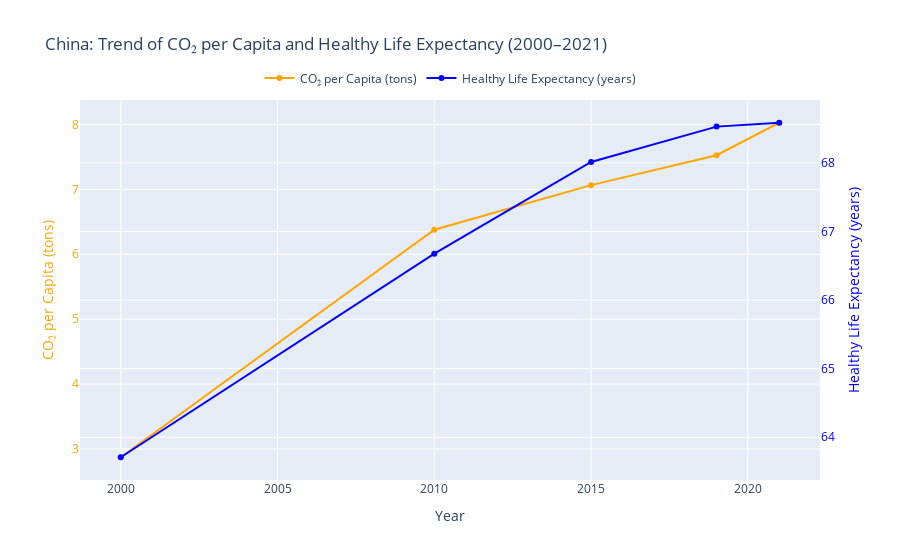

The notebook cell saved with this chart:
### Code cell
# ── Cel: Interactieve Plot met Plotly ──
import pandas as pd
import plotly.graph_objects as go

# Data inladen en voorbereiden (zelfde stappen als voor matplotlib)
co2 = pd.read_csv('owid-co2-data.csv', usecols=['country','year','co2_per_capita'])
hale = pd.read_csv('C64284D_ALL_LATEST.csv')

# Filter Healthy life expectancy
hale = (
    hale.loc[
        (hale['IND_NAME']=='Healthy life expectancy (at birth)') &
        (hale['DIM_SEX']=='TOTAL'),
        ['GEO_NAME_SHORT','DIM_TIME','AMOUNT_N']
    ]
    .rename(columns={
        'GEO_NAME_SHORT':'country',
        'DIM_TIME':'year',
        'AMOUNT_N':'healthy_life_expectancy'
    })
)

# Year kolommen als int en merge voor China 2000–2021
co2['year'] = co2['year'].astype(int)
hale['year'] = hale['year'].astype(int)
co2_china = co2.query("country=='China' and 2000 <= year <= 2021")
hale_china = hale.query("country=='China' and 2000 <= year <= 2021")
china = pd.merge(co2_china, hale_china, on=['country','year']).sort_values('year')

# Maak de interactieve figuur
fig = go.Figure()

# CO₂ per capita (linker y-as)
fig.add_trace(go.Scatter(
    x=china['year'],
    y=china['co2_per_capita'],
    name='CO₂ per Capita (tons)',
    mode='lines+markers',
    marker=dict(color='orange'),
    line=dict(color='orange'),
    yaxis='y1'
))

# Healthy life expectancy (rechter y-as)
fig.add_trace(go.Scatter(
    x=china['year'],
    y=china['healthy_life_expectancy'],
    name='Healthy Life Expectancy (years)',
    mode='lines+markers',
    marker=dict(color='blue'),
    line=dict(color='blue'),
    yaxis='y2'
))

# Layout met dubbele y-as
fig.update_layout(
    title='China: Trend of CO₂ per Capita and Healthy Life Expectancy (2000–2021)',
    xaxis=dict(title='Year'),
    yaxis=dict(
        title=dict(
            text='CO₂ per Capita (tons)',
            font=dict(color='orange')
        ),
        tickfont=dict(color='orange')
    ),
    yaxis2=dict(
        title=dict(
            text='Healthy Life Expectancy (years)',
            font=dict(color='blue')
        ),
        tickfont=dict(color='blue'),
        overlaying='y',
        side='right'
    ),
    legend=dict(
        orientation='h', 
        yanchor='bottom', 
        y=1.02, 
        x=0.5, 
        xanchor='center'
    )
)

# Toon interactieve grafiek
fig.show()

# Optioneel: exporteer naar standalone HTML (voor presentatie zonder code)
# fig.write_html("china_trend_interactive.html", include_plotlyjs='cdn')

### Figure 1 — Plotly figure (JSON) as saved in the notebook; plotly's stock layout.template omitted (floating-point values rounded to 4 significant figures)
{"data": [{"line": {"color": "orange"}, "marker": {"color": "orange"}, "mode": "lines+markers", "name": "CO₂ per Capita (tons)", "type": "scatter", "x": [2000, 2010, 2015, 2019, 2021], "y": [2.874, 6.378, 7.065, 7.526, 8.026], "yaxis": "y"}, {"line": {"color": "blue"}, "marker": {"color": "blue"}, "mode": "lines+markers", "name": "Healthy Life Expectancy (years)", "type": "scatter", "x": [2000, 2010, 2015, 2019, 2021], "y": [63.71, 66.68, 68.01, 68.53, 68.58], "yaxis": "y2"}], "layout": {"legend": {"orientation": "h", "x": 0.5, "xanchor": "center", "y": 1.02, "yanchor": "bottom"}, "title": {"text": "China: Trend of CO₂ per Capita and Healthy Life Expectancy (2000–2021)"}, "xaxis": {"title": {"text": "Year"}}, "yaxis": {"tickfont": {"color": "orange"}, "title": {"font": {"color": "orange"}, "text": "CO₂ per Capita (tons)"}}, "yaxis2": {"overlaying": "y", "side": "right", "tickfont": {"color": "blue"}, "title": {"font": {"color": "blue"}, "text": "Healthy Life Expectancy (years)"}}}}
